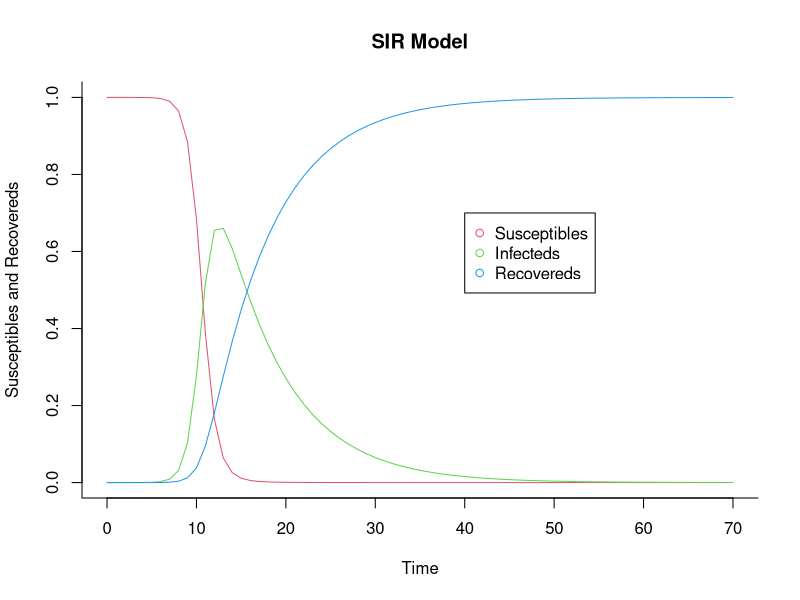

Here is the R script that generated this plot:
## ---- chunk 1
knitr::opts_chunk$set(echo = TRUE)
## ---- chunk 2
install.packages("deSolve")
## ---- chunk 3
library(deSolve)
sir <- function(time, state, parameters) {
  with(as.list(c(state, parameters)), {
    dS <- -beta * S * I
    dI <- beta * S * I - gamma * I
    dR <- gamma * I
	
    return(list(c(dS, dI, dR)))
  })
}

init <- c(S = 1-1e-6, 
          I = 1e-6, 
          0.0)

parameters <- c(beta = 1.4247, 
                gamma = 0.14286)
times <- seq(0, 70, by = 1)
out <- as.data.frame(ode(y = init, times = times, func = sir, parms = parameters))
out$time <- NULL

matplot(times, out, type = "l", xlab = "Time", ylab = "Susceptibles and Recovereds", main = "SIR Model", lwd = 1, lty = 1, bty = "l", col = 2:4)
legend(40, 0.7, c("Susceptibles", "Infecteds", "Recovereds"), pch = 1, col = 2:4)
